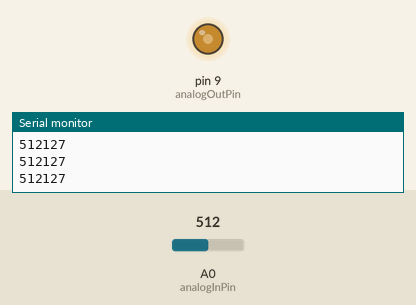
Bench run of a sketch on a simulated Arduino Uno, built with avr-gcc and run on an emulated ATmega328P. On the bench: output pins drawn as LEDs (lit = HIGH), the last lines printed to the serial monitor. The test bench sets the inputs (shaded band); at power-on: A0 (analogInPin) = 512.

Above: at 1.2 s.
1.3 s: A0 (analogInPin) set to 716
At 2.5 s:
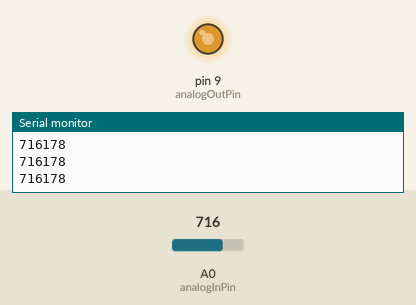
2.8 s: A0 (analogInPin) set to 900
At 3.7 s:
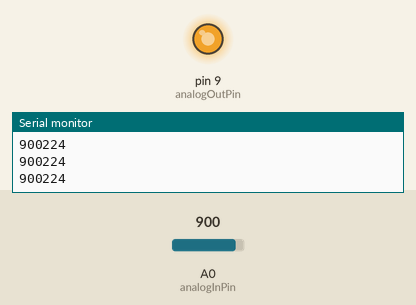
4.3 s: A0 (analogInPin) set to 122
At 4.7 s:
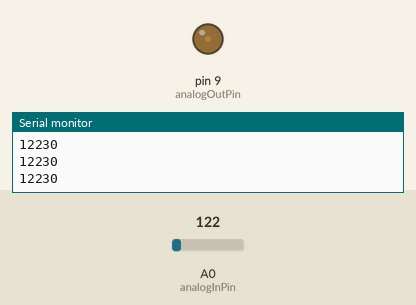
5.8 s: A0 (analogInPin) set to 0
At 6.9 s:
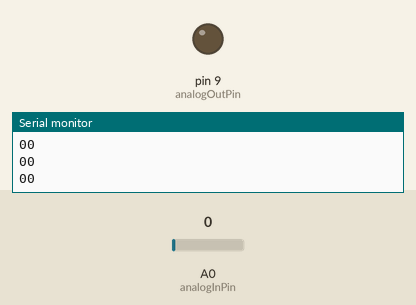
7.3 s: A0 (analogInPin) set to 511
At 8.1 s:
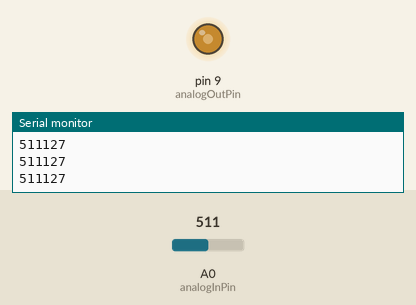
Timing chart, 0 to 9.8 s (numbered marks = the images above; inputs shaded):
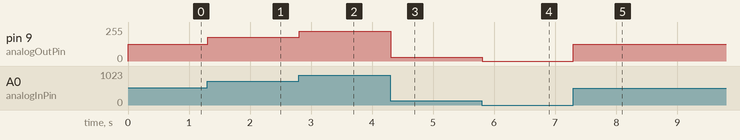

Measured:
- after the input at 1.3 s, pin 9 (analogOutPin): 127/255 → 178/255 at once
- after the input at 2.8 s, pin 9 (analogOutPin): 178/255 → 224/255 at once
- after the input at 4.3 s, pin 9 (analogOutPin): 224/255 → 30/255 at once
- after the input at 5.8 s, pin 9 (analogOutPin): 30/255 → 0/255 at once
- after the input at 7.3 s, pin 9 (analogOutPin): 0/255 → 127/255 at once

The sketch:

fourthProgram.ino
```cpp
const int analogInPin = A0, analogOutPin = 9;
int sensorValue = 0, outputValue = 0;

void setup() {
  Serial.begin(9600);

}

void loop() {
  sensorValue = analogRead(analogInPin);
  outputValue = map(sensorValue, 0, 1023, 0, 255);
  analogWrite(analogOutPin, outputValue);
  Serial.print(sensorValue);
  Serial.println(outputValue);
  delay(2);
}
```
